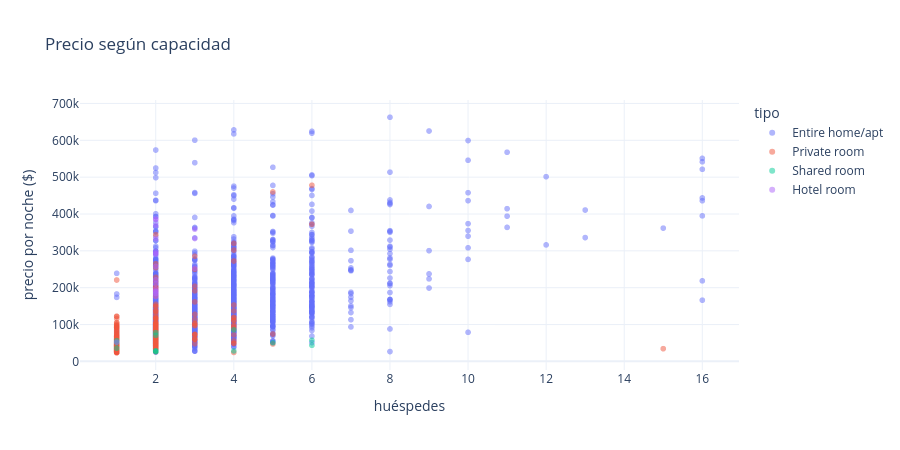

Notebook code for this chart:
### Markdown cell above
### 1.2 Dispersión (*scatter*)

Los parámetros de `px` siempre se leen igual: `x`, `y` son columnas; `color`, `size`,
`symbol` y `facet_*` agregan dimensiones; `hover_data` define qué se muestra al pasar el mouse.

Con 27 mil puntos el gráfico se vuelve una mancha y el notebook pesa mucho, así que tomamos
una muestra.

### Code cell
muestra = alq.sample(4000, random_state=SEMILLA)

fig = px.scatter(
    muestra,
    x="capacidad", y="precio_ars",
    color="tipo_habitacion",
    hover_data=["barrio", "dormitorios", "puntaje_resenias"],
    opacity=0.5,
    labels={"precio_ars": "precio por noche ($)", "capacidad": "huéspedes",
            "tipo_habitacion": "tipo"},
    title="Precio según capacidad",
)
fig

### Figure 1 — Plotly figure (JSON) as saved in the notebook; plotly's stock layout.template omitted (floating-point values rounded to 4 significant figures; data arrays with more than 128 entries replaced by an {"elided": "..."} marker saying what was removed)
{"data": [{"customdata": {"elided": "3624x3 mixed values"}, "hovertemplate": "tipo=Entire home/apt<br>huéspedes=%{x}<br>precio por noche ($)=%{y}<br>barrio=%{customdata[0]}<br>dormitorios=%{customdata[1]}<br>puntaje_resenias=%{customdata[2]}<extra></extra>", "legendgroup": "Entire home/apt", "marker": {"color": "#636efa", "opacity": 0.5, "symbol": "circle"}, "mode": "markers", "name": "Entire home/apt", "showlegend": true, "type": "scattergl", "x": {"elided": "3624 int values"}, "xaxis": "x", "y": {"elided": "3624 float values"}, "yaxis": "y"}, {"customdata": {"elided": "343x3 mixed values"}, "hovertemplate": "tipo=Private room<br>huéspedes=%{x}<br>precio por noche ($)=%{y}<br>barrio=%{customdata[0]}<br>dormitorios=%{customdata[1]}<br>puntaje_resenias=%{customdata[2]}<extra></extra>", "legendgroup": "Private room", "marker": {"color": "#EF553B", "opacity": 0.5, "symbol": "circle"}, "mode": "markers", "name": "Private room", "showlegend": true, "type": "scattergl", "x": {"elided": "343 int values"}, "xaxis": "x", "y": {"elided": "343 float values"}, "yaxis": "y"}, {"customdata": [["San Telmo", 1, null], ["Almagro", null, null], ["San Nicolas", 1, null], ["Nuñez", 2, null], ["Almagro", 1, 5], ["Monserrat", 1, 5], ["Palermo", 1, 5], ["San Nicolas", 1, 4], ["Monserrat", 1, null], ["Villa Crespo", 1, 5], ["San Nicolas", 1, 5], ["San Telmo", 1, 4.33], ["Palermo", 1, 5]], "hovertemplate": "tipo=Shared room<br>huéspedes=%{x}<br>precio por noche ($)=%{y}<br>barrio=%{customdata[0]}<br>dormitorios=%{customdata[1]}<br>puntaje_resenias=%{customdata[2]}<extra></extra>", "legendgroup": "Shared room", "marker": {"color": "#00cc96", "opacity": 0.5, "symbol": "circle"}, "mode": "markers", "name": "Shared room", "showlegend": true, "type": "scattergl", "x": [2, 1, 4, 5, 1, 2, 4, 6, 2, 1, 2, 2, 6], "xaxis": "x", "y": [28770.0, 56070.0, 85510.0, 50620.0, 50980.0, 26800.0, 28410.0, 43580.0, 70680.0, 35680.0, 78050.0, 26800.0, 57330.0], "yaxis": "y"}, {"customdata": [["Recoleta", 1, null], ["Recoleta", 1, null], ["Palermo", 1, null], ["San Nicolas", 1, null], ["San Nicolas", 1, null], ["Floresta", 1, null], ["Retiro", 1, null], ["Recoleta", 1, null], ["Palermo", 1, null], ["San Nicolas", 1, null], ["Retiro", 1, null], ["Retiro", 1, null], ["Retiro", 1, null], ["Palermo", 1, null], ["Retiro", 1, null], ["San Nicolas", 1, null], ["Monserrat", 7, 4.33], ["Recoleta", 1, null], ["Retiro", 1, null], ["Recoleta", 1, null]], "hovertemplate": "tipo=Hotel room<br>huéspedes=%{x}<br>precio por noche ($)=%{y}<br>barrio=%{customdata[0]}<br>dormitorios=%{customdata[1]}<br>puntaje_resenias=%{customdata[2]}<extra></extra>", "legendgroup": "Hotel room", "marker": {"color": "#ab63fa", "opacity": 0.5, "symbol": "circle"}, "mode": "markers", "name": "Hotel room", "showlegend": true, "type": "scattergl", "x": [2, 2, 3, 2, 2, 2, 2, 2, 2, 2, 2, 3, 2, 2, 2, 2, 1, 3, 2, 2], "xaxis": "x", "y": [385600.0, 257600.0, 358800.0, 184300.0, 221300.0, 211100.0, 196500.0, 333500.0, 297600.0, 291600.0, 184600.0, 252700.0, 190600.0, 369200.0, 190600.0, 291600.0, 52110.0, 333500.0, 175700.0, 385600.0], "yaxis": "y"}], "layout": {"height": 450, "legend": {"title": {"text": "tipo"}, "tracegroupgap": 0}, "title": {"text": "Precio según capacidad"}, "xaxis": {"anchor": "y", "domain": [0, 1], "title": {"text": "huéspedes"}}, "yaxis": {"anchor": "x", "domain": [0, 1], "title": {"text": "precio por noche ($)"}}}}
